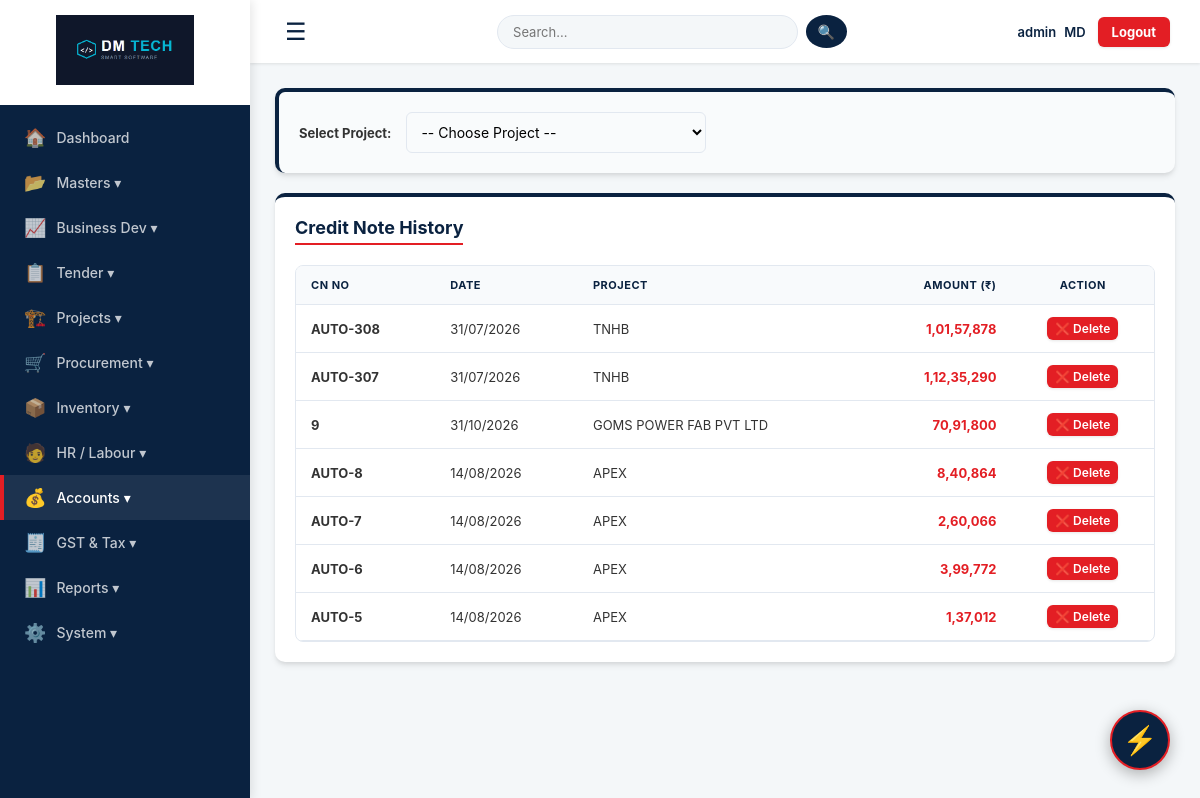
/credit_notes (signed in), run on the app's committed database.
### tables this page shows
CREATE TABLE credit_notes (id INTEGER PRIMARY KEY AUTOINCREMENT, bill_id INTEGER NOT NULL, project_name TEXT NOT NULL, cn_no TEXT NOT NULL, cn_date TEXT, total_value REAL DEFAULT 0);

### app.py (the view, shortened to what this page needs)
@app.route("/credit_notes", methods=["GET", "POST"])
def credit_notes():
    if not session.get("username"): return redirect(url_for("login"))
    conn = get_db()
    sp = request.args.get("project", "") or request.form.get("project_name", "")
    bill_id = request.args.get("bill_id") or request.form.get("bill_id")
    pl = conn.execute("SELECT project_name FROM projects ORDER BY project_name").fetchall()
    bills = []; bill_items = []; orig_bill = None
    if sp:
        bills = conn.execute("SELECT * FROM bills WHERE TRIM(project_name)=TRIM(?) ORDER BY id DESC", (sp,)).fetchall()
    if bill_id:
        orig_bill = conn.execute("SELECT * FROM bills WHERE id=?", (bill_id,)).fetchone()
        bill_items = conn.execute("SELECT * FROM bill_items WHERE bill_id=?", (bill_id,)).fetchall()
    cn_history = conn.execute("SELECT * FROM credit_notes ORDER BY id DESC").fetchall()
    conn.close()
    return render_template("credit_notes.html", project_list=pl, selected_project=sp, bill_list=bills, selected_bill=orig_bill, bill_items=bill_items, cn_history=cn_history, today=datetime.now().strftime("%Y-%m-%d"))

### app.py (called while the page is built, shortened)
@app.context_processor
def inject_permissions():
    role = session.get('role', 'Admin')
    return dict(is_admin_or_gm=role in ['MD', 'Admin', 'GM'])

@app.after_request
def add_header(response):
    response.headers["Cache-Control"] = "no-cache, no-store, must-revalidate, public, max-age=0"
    response.headers["Pragma"] = "no-cache"
    response.headers["Expires"] = "0"
    return response

@app.template_filter('dateformat')
def dateformat(value, format='%d/%m/%Y'):
    if not value: return "-"
    try: return datetime.strptime(value, '%Y-%m-%d').strftime(format)
    except: return value

@app.template_filter('inr')
def format_inr(number):
    if number is None: return "0"
    try: number = float(number)
    except: return "0"
    is_negative = False
    if number < 0:
        is_negative = True
        number = abs(number)
    integer_part = str(round(number))
    if len(integer_part) > 3:
        last_three = integer_part[-3:]
        remaining = integer_part[:-3]
        groups = []
        while len(remaining) > 2:
            groups.insert(0, remaining[-2:])
            remaining = remaining[:-2]
        if remaining: groups.insert(0, remaining)
        formatted_integer = ",".join(groups) + "," + last_three
    else:
        formatted_integer = integer_part
    result = formatted_integer
    if is_negative: result = "-" + result
    return result

def get_db():
    conn = sqlite3.connect(DATABASE, timeout=20)
    conn.row_factory = sqlite3.Row
    return conn

@app.before_request
def restrict_access():
    if not session.get("username"): return
    role = session.get("role", "MD")
    endpoint = request.endpoint
    finance_routes = ['accounts', 'accounts_entry', 'delete_account_entry', 'delete_bill',
                      'print_bill', 'client_ledger', 'vendor_ledger', 'gst_reconciliation',
                      'run_reconciliation', 'gstr1', 'credit_notes', 'delete_credit_note',
                      'general_expenses', 'company_pnl', 'pay_purchase_bill', 'payroll']
    if endpoint in finance_routes and role not in ['MD', 'GM', 'Accountant']:
        flash("Access Denied: Finance module is restricted.", "error")
        return redirect(url_for('dashboard'))
    if role == "MD": return

### templates/credit_notes.html (shortened to what this page needs)
{% extends "base.html" %}
{% block content %}
<div class="card no-print" style="background: #f9fbfc; border-left: 4px solid var(--primary-blue);">
    <form method="GET" style="display: flex; gap: 15px; align-items: center; flex-wrap: wrap;">
        <label style="margin: 0; white-space: nowrap; font-weight: bold;">Select Project:</label>
        <select name="project" onchange="this.form.submit()" style="padding: 10px; border-radius: 6px; max-width: 300px; width: 100%;">
            <option value="">-- Choose Project --</option>
        </select>
    </form>
</div>
<div class="card">
    <h3>Credit Note History</h3>
    <div class="table-wrap">
        <table>
            <thead>
                <tr style="background: #f1f5f9;">
                    <th>CN No</th>
                    <th>Date</th>
                    <th>Project</th>
                    <th style="text-align: right;">Amount (₹)</th>
                    <th class="no-print" style="text-align: center;">Action</th>
                </tr>
            </thead>
            <tbody>
                {% for cn in cn_history %}
                <tr>
                    <td><strong>{{ cn.cn_no }}</strong></td>
                    <td>{{ cn.cn_date | dateformat }}</td>
                    <td>{{ cn.project_name }}</td>
                    <td style="text-align: right; font-weight: bold; color: #e31e24;">{{ cn.total_value | inr }}</td>
                    <td class="no-print" style="text-align: center;">
                        <a href="{{ url_for('delete_credit_note', id=cn.id) }}" class="btn" style="padding: 4px 8px; font-size: 12px; background: #e31e24;" onclick="return confirm('Are you sure you want to delete this Credit Note? This will restore the billed quantity in Work Progress.');">❌ Delete</a>
                    </td>
                </tr>
                {% else %}
                <tr><td colspan="5" style="text-align: center;">No Credit Notes yet.</td></tr>
                {% endfor %}
            </tbody>
        </table>
    </div>
</div>
{% endblock %}

### static/css/main.css (style rules this page uses)
:root { --primary-blue: #0a2240; --accent-red: #e31e24; --bg-light: #f4f7f9; --text-dark: #333; --text-light: #666; --white: #ffffff; --border: #e2e8f0; --shadow-sm: 0 1px 3px rgba(0,0,0,0.1); --shadow-md: 0 4px 6px -1px rgba(0,0,0,0.1), 0 2px 4px -1px rgba(0,0,0,0.06); --shadow-lg: 0 10px 15px -3px rgba(0,0,0,0.1), 0 4px 6px -2px rgba(0,0,0,0.05); }
* { box-sizing: border-box; margin: 0; padding: 0; font-family: 'Inter', 'Segoe UI', sans-serif; }
body { background-color: var(--bg-light); color: var(--text-dark); display: flex; min-height: 100vh; }
.card { background: var(--white); border-radius: 10px; padding: 20px; box-shadow: var(--shadow-md); margin-bottom: 20px; border-top: 4px solid var(--primary-blue); transition: 0.2s; }
.card h3, .panel h3 { margin-bottom: 20px; color: var(--primary-blue); border-bottom: 2px solid var(--accent-red); display: inline-block; padding-bottom: 5px; font-weight: 700; font-size: 18px; }
label { display: block; margin-bottom: 6px; font-weight: 600; font-size: 13px; color: var(--text-dark); }
input, select, textarea { width: 100%; padding: 10px 12px; border: 1px solid var(--border); border-radius: 6px; font-size: 14px; background: #f9fbfc; transition: all 0.2s; box-sizing: border-box; }
.btn { background: var(--primary-blue); color: var(--white); border: none; padding: 10px 18px; border-radius: 6px; cursor: pointer; font-size: 14px; font-weight: 600; transition: all 0.2s; display: inline-block; text-decoration: none; box-shadow: var(--shadow-sm); text-align: center; }
.table-wrap { overflow-x: auto; border-radius: 8px; border: 1px solid var(--border); background: white; }
table { width: 100%; border-collapse: collapse; }
th, td { padding: 12px 15px; text-align: left; border-bottom: 1px solid var(--border); font-size: 13px; vertical-align: middle; }
th { background: #f8fafc; color: var(--primary-blue); font-weight: 700; text-transform: uppercase; font-size: 11px; letter-spacing: 0.5px; white-space: nowrap; }

### data on the page
credit_notes: cn_no "AUTO-308", cn_date "31/07/2026", project_name "TNHB", total_value|inr "1,01,57,878"
credit_notes: cn_no "AUTO-307", cn_date "31/07/2026", project_name "TNHB", total_value|inr "1,12,35,290"
credit_notes: cn_no "9", cn_date "31/10/2026", project_name "GOMS POWER FAB PVT LTD", total_value|inr "70,91,800"
credit_notes: cn_no "AUTO-8", cn_date "14/08/2026", project_name "APEX", total_value|inr "8,40,864"
credit_notes: cn_no "AUTO-7", cn_date "14/08/2026", project_name "APEX", total_value|inr "2,60,066"
credit_notes: cn_no "AUTO-6", cn_date "14/08/2026", project_name "APEX", total_value|inr "3,99,772"
credit_notes: cn_no "AUTO-5", cn_date "14/08/2026", project_name "APEX", total_value|inr "1,37,012"

### other printed values
{{ session['username'] }} "admin"
{{ user_role }} "MD"
